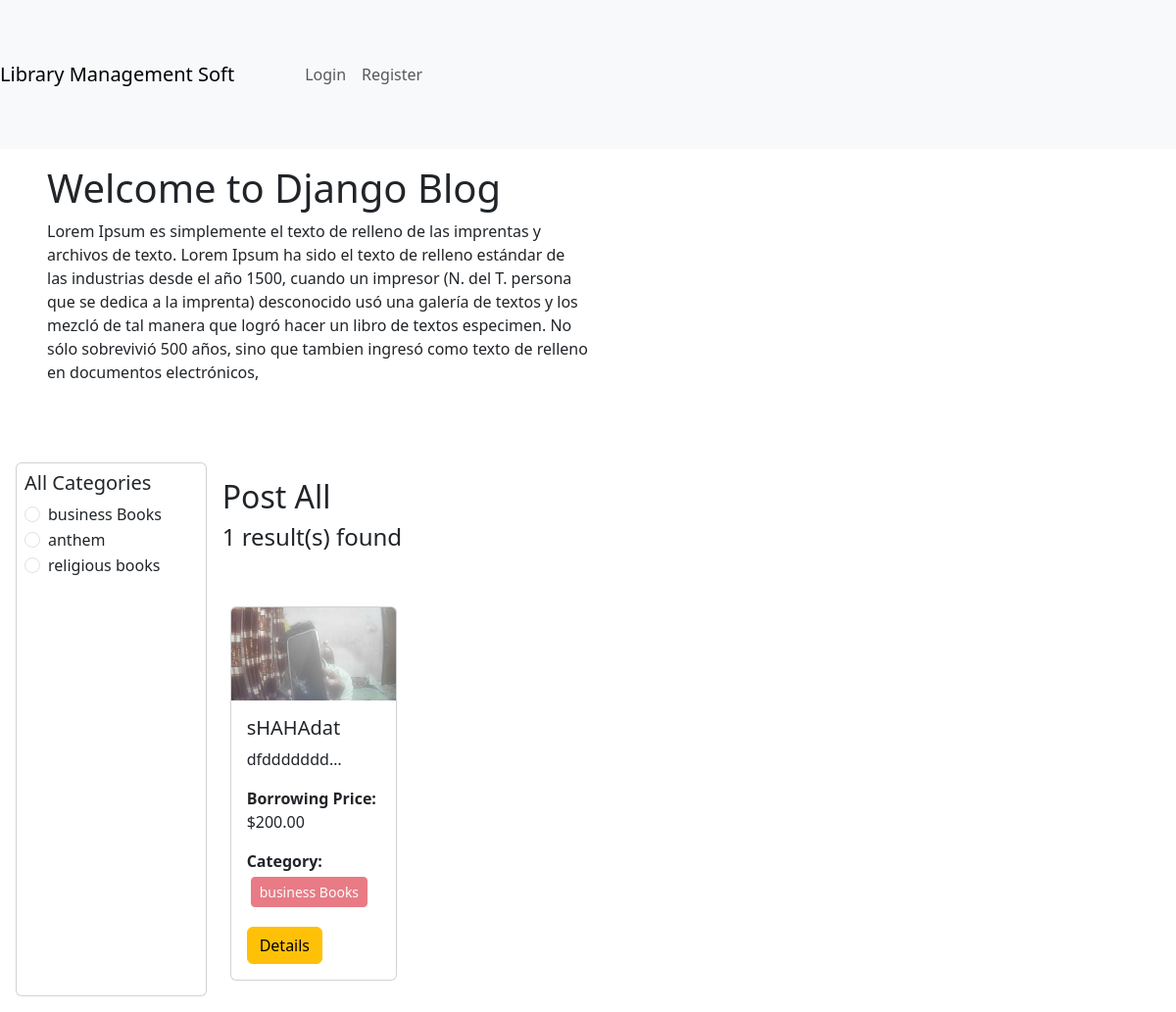
Screenshot of /category/business-books/ with the database file from the repository.
### catagories/models.py (models this page shows, shortened)
class Category(models.Model):
    name = models.CharField(max_length=100)
    slug =  models.SlugField(max_length=100, unique=True, null =True, blank=True)

### books/models.py (models this page shows, shortened)
class Book(models.Model):
    title = models.CharField(max_length=50)
    description = models.TextField()
    category = models.ManyToManyField(Category, related_name='books')
    borrowing_price = models.DecimalField(max_digits=6, decimal_places=2)
    user = models.ForeignKey(User, on_delete=models.CASCADE)
    image = models.ImageField(upload_to='books/media/uploads/', blank =True, null = True)

### LibraryManagmentSystem/views.py (the view)
# urls.py: path('',views.home, name=
def home(request, category_slug = None):
    data = Book.objects.all()
    if category_slug is not None:
        category = Category.objects.get(slug = category_slug)
        data = Book.objects.filter(category = category)
    categories = Category.objects.all()
    return render(request,'user/homepage.html',{'post':data,'category':categories})

### user/templates/user/homepage.html (shortened to what this page needs)
{% extends "base.html" %}
{% block content %}
<div class="d-flex flex-wrap align-items-center p-5 pt-3 ">
    <div class="col-6 ">
        <h1>Welcome to Django Blog</h1>
        <p>Lorem Ipsum es simplemente el texto de relleno de las imprentas y archivos de texto. Lorem Ipsum ha sido el
            texto de relleno estándar de las industrias desde el año 1500, cuando un impresor (N. del T. persona que se
            dedica a la imprenta) desconocido usó una galería de textos y los mezcló de tal manera que logró hacer un
            libro de textos especimen. No sólo sobrevivió 500 años, sino que tambien ingresó como texto de relleno en
            documentos electrónicos,</p>
    </div>
    <div class="col-3">
    </div>
</div>
<div class="d-flex flex-wrap px-3 p-3">
    <div class="col-2 card p-2">
        <h5>All Categories</h5>
        <form id="categoryForm" method="GET" action="">
            {% for cate in category %}
            <div class="form-check">
                <input class="form-check-input" type="radio" name="category" id="{{cate.id}}"
                       value="{{cate.slug}}"
                       onchange="document.getElementById('categoryForm').action = '{% url 'categories_wise_show' cate.slug %}'; document.getElementById('categoryForm').submit();">
                <label class="form-check-label" for="{{cate.id}}">
                    {{cate.name}}
                </label>
            </div>
            {% endfor %}
        </form>
    </div>
<div class="col-8 p-3">
    <h2>Post All</h2>
    <h4>{{ post|length }} result(s) found</h4>
    <div class="d-flex flex-wrap pt-5">
        {% for p in post %}
        <div class="col-sm-3 mb-3 mb-sm-0">
            <div class="card mx-2">
                <img src="{{ p.image.url }}" class="card-img-top" alt="{{ p.title }}">
                <div class="card-body">
                    <h5 class="card-title">
                        <a class="text-decoration-none text-dark" href="#">{{ p.title }}</a>
                    </h5>
                    <p>{{ p.description | truncatechars:10 }}</p>
                    <p><strong>Borrowing Price:</strong> ${{ p.borrowing_price }}</p>
                    <p><strong>Category:</strong>
                        {% for cat in p.category.all %}
                        <button class="btn btn-danger btn-sm m-1" disabled>{{ cat.name }}</button>
                        {% endfor %}
                    </p>
                    <a href="{% url 'details' p.id %}" class="btn btn-warning text-center">Details</a>
                </div>
            </div>
        </div>
        {% endfor %}
    </div>
</div>
</div>
{% endblock %}

### rows the page displays
Category: slug "☐ business Books", name "business Books"
Category: slug "☐ anthem", name "anthem"
Category: slug "☐ religious books", name "religious books"
Book: image (picture), title "sHAHAdat", description "dfddddddd…", borrowing_price "200.00"

### other values shown
{{ post|length }} "1"
